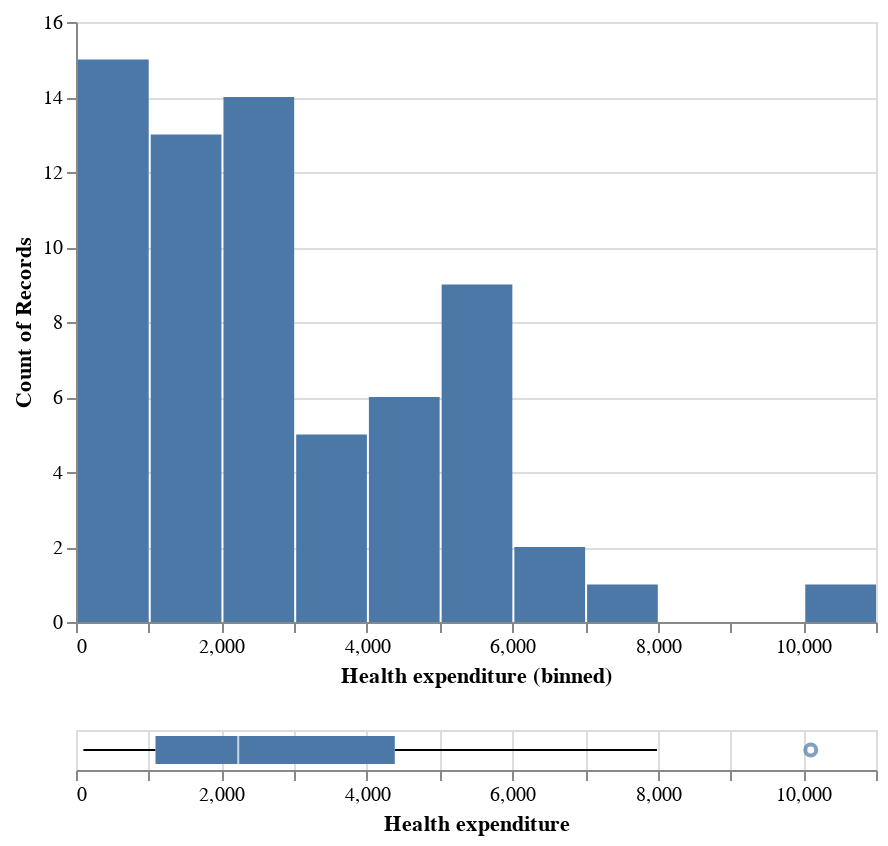

The notebook cell saved with this chart:
### Markdown cell above
### Chart 4: Current health expenditure per capita - distribution plot and boxplot

### Code cell
# By using distribution plot we can decide which technique we will use for dealing with missing values.
# Variable = Current health expenditure per capita

hist3 = alt.Chart(df).mark_bar().encode(
    x=alt.X("Health expenditure", 
            bin=alt.BinParams(maxbins=20), 
            scale=alt.Scale(zero=True)),
    y='count()',
)

box3 = alt.Chart(df).mark_boxplot().encode(
    x='Health expenditure',
)

alt.vconcat(hist3, box3)

### Figure 1 — Vega-Lite specification as saved in the notebook (floating-point values rounded to 4 significant figures)
{"config": {"view": {"continuousWidth": 400, "continuousHeight": 300}}, "vconcat": [{"mark": "bar", "encoding": {"x": {"bin": {"maxbins": 20}, "field": "Health expenditure", "scale": {"zero": true}, "type": "quantitative"}, "y": {"aggregate": "count", "type": "quantitative"}}}, {"mark": "boxplot", "encoding": {"x": {"field": "Health expenditure", "type": "quantitative"}}}], "data": {"name": "data-7e5e1d31b7d7dfe3b746d19bb1e7c61c"}, "$schema": "https://vega.github.io/schema/vega-lite/v4.17.0.json", "datasets": {"data-7e5e1d31b7d7dfe3b746d19bb1e7c61c": [{"Continent": "Americas", "Country": "Argentina", "Code": "ARG", "Year": 2017, "Ø working hours": 1692.0, "GDP": 23270.0, "Population": 44054616, "Gini coefficient": 0.3408, "Life satisfaction": 6.086, "Productivity": 30.96, "Health expenditure": 2470.0}, {"Continent": "Oceania", "Country": "Australia", "Code": "AUS", "Year": 2017, "Ø working hours": 1731.0, "GDP": 52540.0, "Population": 24590336, "Gini coefficient": 0.3408, "Life satisfaction": 7.234, "Productivity": 60.34, "Health expenditure": 4716.0}, {"Continent": "Europe", "Country": "Austria", "Code": "AUT", "Year": 2017, "Ø working hours": 1613.0, "GDP": 51950.0, "Population": 8797497, "Gini coefficient": 0.2974, "Life satisfaction": 7.195, "Productivity": 64.78, "Health expenditure": 5641.0}, {"Continent": "Asia", "Country": "Bangladesh", "Code": "BGD", "Year": 2017, "Ø working hours": 2232.0, "GDP": 4113.0, "Population": 161793968, "Gini coefficient": 0.3408, "Life satisfaction": 5.114, "Productivity": 4.308, "Health expenditure": 101.2}, {"Continent": "Europe", "Country": "Belgium", "Code": "BEL", "Year": 2017, "Ø working hours": 1544.0, "GDP": 45150.0, "Population": 11384491, "Gini coefficient": 0.2739, "Life satisfaction": 6.772, "Productivity": 68.52, "Health expenditure": 5450.0}, {"Continent": "Americas", "Country": "Brazil", "Code": "BRA", "Year": 2017, "Ø working hours": 1709.0, "GDP": 14280.0, "Population": 208504960, "Gini coefficient": 0.5333, "Life satisfaction": 6.451, "Productivity": 19.19, "Health expenditure": 1376.0}, {"Continent": "Europe", "Country": "Bulgaria", "Code": "BGR", "Year": 2017, "Ø working hours": 1644.0, "GDP": 19580.0, "Population": 7182430, "Gini coefficient": 0.4038, "Life satisfaction": 5.108, "Productivity": 25.39, "Health expenditure": 1608.0}, {"Continent": "Asia", "Country": "Cambodia", "Code": "KHM", "Year": 2017, "Ø working hours": 2456.0, "GDP": 3951.0, "Population": 15830694, "Gini coefficient": 0.3408, "Life satisfaction": 4.998, "Productivity": 3.023, "Health expenditure": 224.8}, {"Continent": "Americas", "Country": "Canada", "Code": "CAN", "Year": 2017, "Ø working hours": 1696.0, "GDP": 48900.0, "Population": 36554344, "Gini coefficient": 0.3331, "Life satisfaction": 7.109, "Productivity": 56.26, "Health expenditure": 5209.0}, {"Continent": "Americas", "Country": "Chile", "Code": "CHL", "Year": 2017, "Ø working hours": 1974.0, "GDP": 22860.0, "Population": 18368582, "Gini coefficient": 0.4444, "Life satisfaction": 5.942, "Productivity": 27.26, "Health expenditure": 2219.0}, {"Continent": "Asia", "Country": "China", "Code": "CHN", "Year": 2017, "Ø working hours": 2174.0, "GDP": 13850.0, "Population": 1410275968, "Gini coefficient": 0.3908, "Life satisfaction": 5.144, "Productivity": 11.36, "Health expenditure": 706.4}, {"Continent": "Americas", "Country": "Colombia", "Code": "COL", "Year": 2017, "Ø working hours": 1998.0, "GDP": 13430.0, "Population": 48351668, "Gini coefficient": 0.4972, "Life satisfaction": 6.35, "Productivity": 15.63, "Health expenditure": 1088.0}, {"Continent": "Americas", "Country": "Costa Rica", "Code": "CRI", "Year": 2017, "Ø working hours": 2212.0, "GDP": 18130.0, "Population": 4993849, "Gini coefficient": 0.4835, "Life satisfaction": 6.998, "Productivity": 18.73, "Health expenditure": 1440.0}, {"Continent": "Europe", "Country": "Croatia", "Code": "HRV", "Year": 2017, "Ø working hours": 1835.0, "GDP": 25360.0, "Population": 4192468, "Gini coefficient": 0.3035, "Life satisfaction": 5.626, "Productivity": 33.16, "Health expenditure": 1804.0}, {"Continent": "Asia", "Country": "Cyprus", "Code": "CYP", "Year": 2017, "Ø working hours": 1784.0, "GDP": 31250.0, "Population": 1208527, "Gini coefficient": 0.3142, "Life satisfaction": 6.137, "Productivity": 42.59, "Health expenditure": 2533.0}, {"Continent": "Europe", "Country": "Czechia", "Code": "CZE", "Year": 2017, "Ø working hours": 1776.0, "GDP": 35580.0, "Population": 10531315, "Gini coefficient": 0.2485, "Life satisfaction": 6.242, "Productivity": 39.42, "Health expenditure": 2786.0}, {"Continent": "Europe", "Country": "Denmark", "Code": "DNK", "Year": 2017, "Ø working hours": 1400.0, "GDP": 51670.0, "Population": 5737286, "Gini coefficient": 0.2875, "Life satisfaction": 7.693, "Productivity": 72.54, "Health expenditure": 5573.0}, {"Continent": "Americas", "Country": "Ecuador", "Code": "ECU", "Year": 2017, "Ø working hours": 1701.0, "GDP": 11410.0, "Population": 16696947, "Gini coefficient": 0.4467, "Life satisfaction": 5.809, "Productivity": 15.32, "Health expenditure": 863.0}, {"Continent": "Europe", "Country": "Estonia", "Code": "EST", "Year": 2017, "Ø working hours": 1857.0, "GDP": 30980.0, "Population": 1317550, "Gini coefficient": 0.3036, "Life satisfaction": 6.035, "Productivity": 33.49, "Health expenditure": 2242.0}, {"Continent": "Europe", "Country": "Finland", "Code": "FIN", "Year": 2017, "Ø working hours": 1659.0, "GDP": 43830.0, "Population": 5508146, "Gini coefficient": 0.2738, "Life satisfaction": 7.78, "Productivity": 58.88, "Health expenditure": 4339.0}, {"Continent": "Europe", "Country": "France", "Code": "FRA", "Year": 2017, "Ø working hours": 1514.0, "GDP": 42820.0, "Population": 64144092, "Gini coefficient": 0.3163, "Life satisfaction": 6.69, "Productivity": 68.37, "Health expenditure": 5060.0}, {"Continent": "Europe", "Country": "Germany", "Code": "DEU", "Year": 2017, "Ø working hours": 1354.0, "GDP": 51250.0, "Population": 82624368, "Gini coefficient": 0.312, "Life satisfaction": 7.035, "Productivity": 69.85, "Health expenditure": 6028.0}, {"Continent": "Europe", "Country": "Greece", "Code": "GRC", "Year": 2017, "Ø working hours": 2017.0, "GDP": 26480.0, "Population": 10692230, "Gini coefficient": 0.3435, "Life satisfaction": 5.952, "Productivity": 33.36, "Health expenditure": 2326.0}, {"Continent": "Asia", "Country": "Hong Kong", "Code": "HKG", "Year": 2017, "Ø working hours": 2186.0, "GDP": 49930.0, "Population": 7461508, "Gini coefficient": 0.3408, "Life satisfaction": 5.659, "Productivity": 44.37, "Health expenditure": 2230.0}, {"Continent": "Europe", "Country": "Hungary", "Code": "HUN", "Year": 2017, "Ø working hours": 1937.0, "GDP": 26910.0, "Population": 9788940, "Gini coefficient": 0.3058, "Life satisfaction": 6.0, "Productivity": 33.06, "Health expenditure": 1989.0}, {"Continent": "Europe", "Country": "Iceland", "Code": "ISL", "Year": 2017, "Ø working hours": 1493.0, "GDP": 49840.0, "Population": 343641, "Gini coefficient": 0.2613, "Life satisfaction": 7.533, "Productivity": 59.13, "Health expenditure": 4763.0}, {"Continent": "Asia", "Country": "India", "Code": "IND", "Year": 2017, "Ø working hours": 2117.0, "GDP": 6188.0, "Population": 1354195712, "Gini coefficient": 0.3594, "Life satisfaction": 3.249, "Productivity": 8.01, "Health expenditure": 181.5}, {"Continent": "Asia", "Country": "Indonesia", "Code": "IDN", "Year": 2017, "Ø working hours": 2024.0, "GDP": 10640.0, "Population": 264498848, "Gini coefficient": 0.3879, "Life satisfaction": 5.347, "Productivity": 11.35, "Health expenditure": 317.6}, {"Continent": "Europe", "Country": "Ireland", "Code": "IRL", "Year": 2017, "Ø working hours": 1746.0, "GDP": 86810.0, "Population": 4771860, "Gini coefficient": 0.3136, "Life satisfaction": 7.255, "Productivity": 109.5, "Health expenditure": 5583.0}, {"Continent": "Asia", "Country": "Israel", "Code": "ISR", "Year": 2017, "Ø working hours": 1921.0, "GDP": 38980.0, "Population": 8309256, "Gini coefficient": 0.382, "Life satisfaction": 7.332, "Productivity": 41.02, "Health expenditure": 2992.0}, {"Continent": "Europe", "Country": "Italy", "Code": "ITA", "Year": 2017, "Ø working hours": 1723.0, "GDP": 40160.0, "Population": 60004024, "Gini coefficient": 0.3593, "Life satisfaction": 6.445, "Productivity": 56.27, "Health expenditure": 3617.0}, {"Continent": "Asia", "Country": "Japan", "Code": "JPN", "Year": 2017, "Ø working hours": 1738.0, "GDP": 39600.0, "Population": 126662464, "Gini coefficient": 0.3408, "Life satisfaction": 5.908, "Productivity": 42.42, "Health expenditure": 4398.0}, {"Continent": "Europe", "Country": "Latvia", "Code": "LVA", "Year": 2017, "Ø working hours": 1875.0, "GDP": 27160.0, "Population": 1954861, "Gini coefficient": 0.3557, "Life satisfaction": 5.97, "Productivity": 31.57, "Health expenditure": 1704.0}, {"Continent": "Europe", "Country": "Lithuania", "Code": "LTU", "Year": 2017, "Ø working hours": 1844.0, "GDP": 29830.0, "Population": 2904452, "Gini coefficient": 0.3729, "Life satisfaction": 6.064, "Productivity": 32.99, "Health expenditure": 2178.0}, {"Continent": "Europe", "Country": "Luxembourg", "Code": "LUX", "Year": 2017, "Ø working hours": 1519.0, "GDP": 90600.0, "Population": 596290, "Gini coefficient": 0.3452, "Life satisfaction": 7.404, "Productivity": 83.17, "Health expenditure": 5981.0}, {"Continent": "Asia", "Country": "Malaysia", "Code": "MYS", "Year": 2017, "Ø working hours": 2238.0, "GDP": 24160.0, "Population": 31975812, "Gini coefficient": 0.3408, "Life satisfaction": 5.428, "Productivity": 23.65, "Health expenditure": 987.6}, {"Continent": "Europe", "Country": "Malta", "Code": "MLT", "Year": 2017, "Ø working hours": 2040.0, "GDP": 35150.0, "Population": 479507, "Gini coefficient": 0.2923, "Life satisfaction": 6.733, "Productivity": 39.22, "Health expenditure": 3873.0}, {"Continent": "Americas", "Country": "Mexico", "Code": "MEX", "Year": 2017, "Ø working hours": 2255.0, "GDP": 18940.0, "Population": 122839256, "Gini coefficient": 0.3408, "Life satisfaction": 6.432, "Productivity": 21.02, "Health expenditure": 1076.0}, {"Continent": "Asia", "Country": "Myanmar", "Code": "MMR", "Year": 2017, "Ø working hours": 2438.0, "GDP": 4763.0, "Population": 52288344, "Gini coefficient": 0.307, "Life satisfaction": 4.434, "Productivity": 4.735, "Health expenditure": 214.6}, {"Continent": "Europe", "Country": "Netherlands", "Code": "NLD", "Year": 2017, "Ø working hours": 1430.0, "GDP": 54230.0, "Population": 17207204, "Gini coefficient": 0.2854, "Life satisfaction": 7.425, "Productivity": 70.62, "Health expenditure": 5603.0}, {"Continent": "Oceania", "Country": "New Zealand", "Code": "NZL", "Year": 2017, "Ø working hours": 1752.0, "GDP": 39730.0, "Population": 4746253, "Gini coefficient": 0.3408, "Life satisfaction": 7.205, "Productivity": 42.74, "Health expenditure": 3876.0}, {"Continent": "Africa", "Country": "Nigeria", "Code": "NGA", "Year": 2017, "Ø working hours": 1827.0, "GDP": 5061.0, "Population": 193495904, "Gini coefficient": 0.3408, "Life satisfaction": 4.356, "Productivity": 34.62, "Health expenditure": 194.8}, {"Continent": "Europe", "Country": "Norway", "Code": "NOR", "Year": 2017, "Ø working hours": 1417.0, "GDP": 69600.0, "Population": 5277396, "Gini coefficient": 0.2699, "Life satisfaction": 7.442, "Productivity": 96.85, "Health expenditure": 6631.0}, {"Continent": "Asia", "Country": "Pakistan", "Code": "PAK", "Year": 2017, "Ø working hours": 2096.0, "GDP": 4744.0, "Population": 216379648, "Gini coefficient": 0.3408, "Life satisfaction": 4.443, "Productivity": 8.322, "Health expenditure": 132.7}, {"Continent": "Americas", "Country": "Peru", "Code": "PER", "Year": 2017, "Ø working hours": 1932.0, "GDP": 11960.0, "Population": 31605488, "Gini coefficient": 0.4329, "Life satisfaction": 5.999, "Productivity": 10.75, "Health expenditure": 624.0}, {"Continent": "Asia", "Country": "Philippines", "Code": "PHL", "Year": 2017, "Ø working hours": 2149.0, "GDP": 7858.0, "Population": 106738496, "Gini coefficient": 0.3408, "Life satisfaction": 6.268, "Productivity": 9.45, "Health expenditure": 321.6}, {"Continent": "Europe", "Country": "Poland", "Code": "POL", "Year": 2017, "Ø working hours": 2028.0, "GDP": 29050.0, "Population": 38532816, "Gini coefficient": 0.303, "Life satisfaction": 6.242, "Productivity": 33.66, "Health expenditure": 1972.0}, {"Continent": "Europe", "Country": "Portugal", "Code": "PRT", "Year": 2017, "Ø working hours": 1863.0, "GDP": 30430.0, "Population": 10307528, "Gini coefficient": 0.338, "Life satisfaction": 6.095, "Productivity": 34.62, "Health expenditure": 3072.0}, {"Continent": "Europe", "Country": "Romania", "Code": "ROU", "Year": 2017, "Ø working hours": 1806.0, "GDP": 25420.0, "Population": 19698852, "Gini coefficient": 0.3602, "Life satisfaction": 6.13, "Productivity": 32.27, "Health expenditure": 1399.0}, {"Continent": "Europe", "Country": "Russia", "Code": "RUS", "Year": 2017, "Ø working hours": 1974.0, "GDP": 26800.0, "Population": 145452544, "Gini coefficient": 0.3724, "Life satisfaction": 5.441, "Productivity": 27.45, "Health expenditure": 1406.0}, {"Continent": "Asia", "Country": "Singapore", "Code": "SGP", "Year": 2017, "Ø working hours": 2238.0, "GDP": 81440.0, "Population": 5764489, "Gini coefficient": 0.3408, "Life satisfaction": 6.378, "Productivity": 54.3, "Health expenditure": 4091.0}, {"Continent": "Europe", "Country": "Slovakia", "Code": "SVK", "Year": 2017, "Ø working hours": 1745.0, "GDP": 26470.0, "Population": 5439418, "Gini coefficient": 0.2324, "Life satisfaction": 6.243, "Productivity": 35.17, "Health expenditure": 2038.0}, {"Continent": "Europe", "Country": "Slovenia", "Code": "SVN", "Year": 2017, "Ø working hours": 1655.0, "GDP": 31590.0, "Population": 2098396, "Gini coefficient": 0.2422, "Life satisfaction": 6.665, "Productivity": 40.55, "Health expenditure": 2998.0}, {"Continent": "Africa", "Country": "South Africa", "Code": "ZAF", "Year": 2017, "Ø working hours": 2209.0, "GDP": 12740.0, "Population": 56641208, "Gini coefficient": 0.3408, "Life satisfaction": 5.035, "Productivity": 18.05, "Health expenditure": 1108.0}, {"Continent": "Asia", "Country": "South Korea", "Code": "KOR", "Year": 2017, "Ø working hours": 2063.0, "GDP": 40880.0, "Population": 51511640, "Gini coefficient": 0.3408, "Life satisfaction": 5.903, "Productivity": 39.08, "Health expenditure": 2926.0}, {"Continent": "Europe", "Country": "Spain", "Code": "ESP", "Year": 2017, "Ø working hours": 1686.0, "GDP": 38930.0, "Population": 46584168, "Gini coefficient": 0.3465, "Life satisfaction": 6.457, "Productivity": 56.06, "Health expenditure": 3557.0}, {"Continent": "Asia", "Country": "Sri Lanka", "Code": "LKA", "Year": 2017, "Ø working hours": 1924.0, "GDP": 12730.0, "Population": 21506816, "Gini coefficient": 0.3408, "Life satisfaction": 4.213, "Productivity": 17.05, "Health expenditure": 459.2}, {"Continent": "Europe", "Country": "Sweden", "Code": "SWE", "Year": 2017, "Ø working hours": 1609.0, "GDP": 52030.0, "Population": 10058191, "Gini coefficient": 0.2877, "Life satisfaction": 7.398, "Productivity": 64.34, "Health expenditure": 5656.0}, {"Continent": "Europe", "Country": "Switzerland", "Code": "CHE", "Year": 2017, "Ø working hours": 1590.0, "GDP": 73620.0, "Population": 8451688, "Gini coefficient": 0.3268, "Life satisfaction": 7.694, "Productivity": 80.59, "Health expenditure": 7990.0}, {"Continent": "Asia", "Country": "Taiwan", "Code": "TWN", "Year": 2017, "Ø working hours": 1990.0, "GDP": 45380.0, "Population": 23665028, "Gini coefficient": 0.3408, "Life satisfaction": 6.537, "Productivity": 45.0, "Health expenditure": 2230.0}, {"Continent": "Asia", "Country": "Thailand", "Code": "THA", "Year": 2017, "Ø working hours": 2185.0, "GDP": 16670.0, "Population": 70898208, "Gini coefficient": 0.3653, "Life satisfaction": 6.022, "Productivity": 14.75, "Health expenditure": 669.6}, {"Continent": "Asia", "Country": "Turkey", "Code": "TUR", "Year": 2017, "Ø working hours": 1832.0, "GDP": 26610.0, "Population": 82089824, "Gini coefficient": 0.4141, "Life satisfaction": 4.872, "Productivity": 41.8, "Health expenditure": 1167.0}, {"Continent": "Europe", "Country": "United Kingdom", "Code": "GBR", "Year": 2017, "Ø working hours": 1670.0, "GDP": 44090.0, "Population": 66064808, "Gini coefficient": 0.3515, "Life satisfaction": 7.157, "Productivity": 54.68, "Health expenditure": 4516.0}, {"Continent": "Americas", "Country": "United States", "Code": "USA", "Year": 2017, "Ø working hours": 1757.0, "GDP": 60120.0, "Population": 329791232, "Gini coefficient": 0.4118, "Life satisfaction": 6.944, "Productivity": 71.64, "Health expenditure": 10100.0}, {"Continent": "Americas", "Country": "Uruguay", "Code": "URY", "Year": 2017, "Ø working hours": 1552.0, "GDP": 20620.0, "Population": 3422205, "Gini coefficient": 0.3946, "Life satisfaction": 6.6, "Productivity": 28.3, "Health expenditure": 2030.0}, {"Continent": "Asia", "Country": "Vietnam", "Code": "VNM", "Year": 2017, "Ø working hours": 2170.0, "GDP": 6842.0, "Population": 94033048, "Gini coefficient": 0.3408, "Life satisfaction": 5.467, "Productivity": 5.653, "Health expenditure": 424.0}]}}
